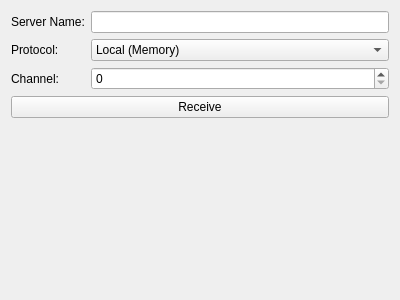
<?xml version="1.0" encoding="UTF-8"?>
<ui version="4.0">
 <class>MainWindow</class>
 <widget class="QMainWindow" name="MainWindow">
  <property name="geometry">
   <rect>
    <x>0</x>
    <y>0</y>
    <width>400</width>
    <height>300</height>
   </rect>
  </property>
  <property name="windowTitle">
   <string>fugSyphonReceive</string>
  </property>
  <widget class="QWidget" name="centralWidget">
   <layout class="QVBoxLayout" name="verticalLayout" stretch="0,0,1">
    <item>
     <layout class="QFormLayout" name="formLayout">
      <item row="0" column="0">
       <widget class="QLabel" name="label">
        <property name="text">
         <string>Server Name:</string>
        </property>
       </widget>
      </item>
      <item row="0" column="1">
       <widget class="QLineEdit" name="mServerName"/>
      </item>
      <item row="1" column="0">
       <widget class="QLabel" name="label_2">
        <property name="text">
         <string>Protocol:</string>
        </property>
       </widget>
      </item>
      <item row="1" column="1">
       <widget class="QComboBox" name="mProtocol">
        <property name="currentIndex">
         <number>2</number>
        </property>
        <item>
         <property name="text">
          <string>Multicast (UDP)</string>
         </property>
        </item>
        <item>
         <property name="text">
          <string>Remote (TCP)</string>
         </property>
        </item>
        <item>
         <property name="text">
          <string>Local (Memory)</string>
         </property>
        </item>
       </widget>
      </item>
      <item row="2" column="0">
       <widget class="QLabel" name="label_3">
        <property name="text">
         <string>Channel:</string>
        </property>
       </widget>
      </item>
      <item row="2" column="1">
       <widget class="QSpinBox" name="mChannel"/>
      </item>
     </layout>
    </item>
    <item>
     <widget class="QPushButton" name="pushButton">
      <property name="text">
       <string>Receive</string>
      </property>
      <property name="checkable">
       <bool>true</bool>
      </property>
     </widget>
    </item>
    <item>
     <widget class="SyphonOutput" name="mOutput" native="true"/>
    </item>
   </layout>
  </widget>
 </widget>
 <layoutdefault spacing="6" margin="11"/>
 <customwidgets>
  <customwidget>
   <class>SyphonOutput</class>
   <extends>QWidget</extends>
   <header>syphonoutput.h</header>
   <container>1</container>
  </customwidget>
 </customwidgets>
 <resources/>
 <connections/>
</ui>
